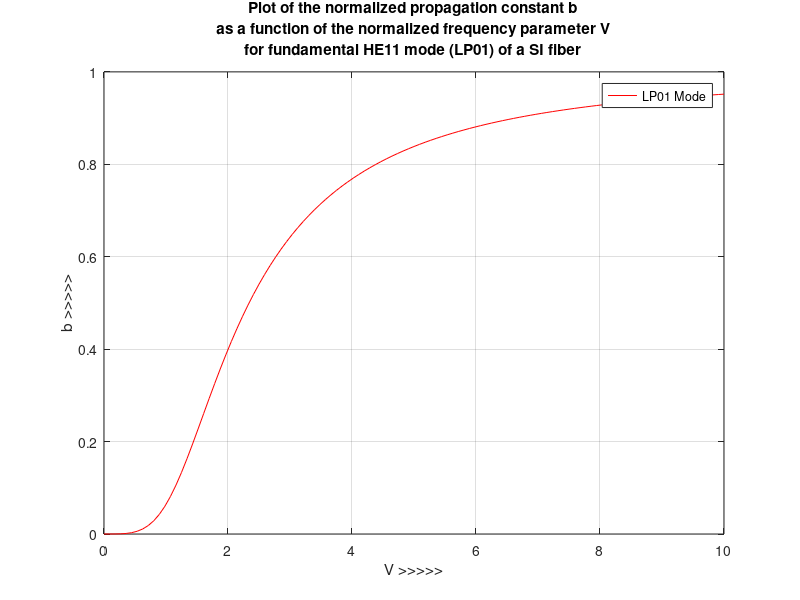

The MATLAB script that drew this image:
clc
clear all
close all
b = @(V) 1 - ((1+sqrt(2))./(1+(4+V.^4).^(1/4))).^2
fplot(b,[0,10],'r')
xlabel('V >>>>>')
ylabel('b >>>>>')
grid on
legend('LP01 Mode')
title({'Plot of the normalized propagation constant b', ...
'as a function of the normalized frequency parameter V', ...
 'for fundamental HE11 mode (LP01) of a SI fiber'})
